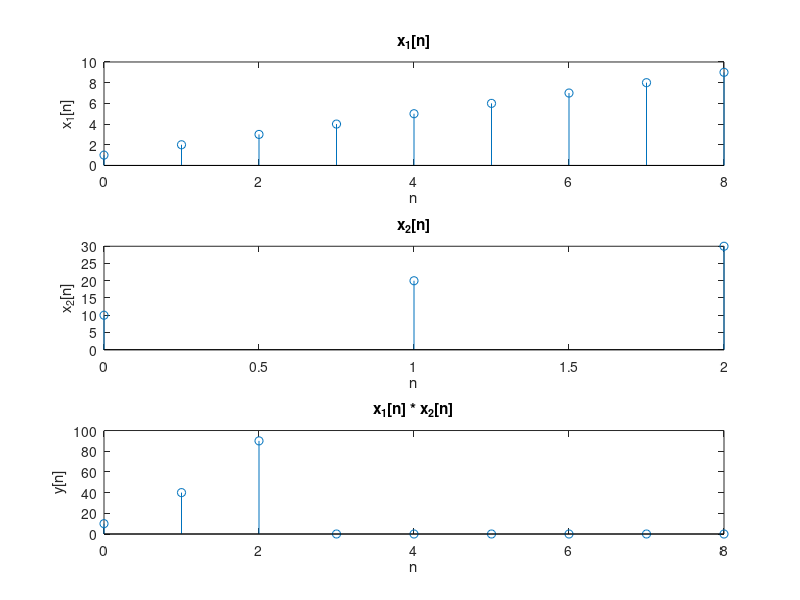

This chart was generated by the following MATLAB code:
x1 = [1, 2, 3, 4, 5, 6, 7, 8, 9];
n1 = [0, 1, 2, 3, 4, 5, 6, 7, 8];
x2 = [10, 20, 30];
n2 = [0, 1, 2];

function [y,n] = sigmult(x1,n1,x2,n2)
    % implements y(n) = x1(n)*x2(n)
    % -----------------------------
    % [y,n] = sigmult(x1,n1,x2,n2)
    % y = product sequence over n, which includes n1 and n2
    % x1 = first sequence over n1
    % x2 = second sequence over n2 (n2 can be different from n1)
    n = min(min(n1),min(n2)):max(max(n1),max(n2)); % duration of y(n)
    y1 = zeros(1,length(n)); y2 = y1; %
    y1(find((n>=min(n1))&(n<=max(n1))==1))=x1; % x1 with duration of y
    y2(find((n>=min(n2))&(n<=max(n2))==1))=x2; % x2 with duration of y
    y = y1 .* y2; % sequence multiplication
end

[y, n] = sigmult(x1, n1, x2, n2);

subplot(3,1,1);
stem(n1, x1);
xlabel('n');
ylabel('x_1[n]');
title('x_1[n]');

subplot(3,1,2);
stem(n2, x2);
xlabel('n');
ylabel('x_2[n]');
title('x_2[n]');

subplot(3,1,3);
stem(n, y);
xlabel('n');
ylabel('y[n]');
title('x_1[n] * x_2[n]');
